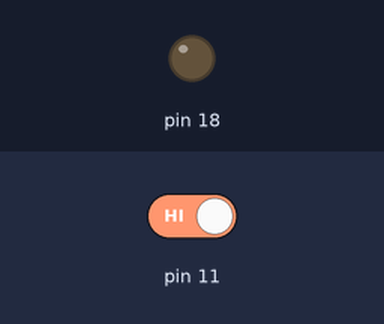
Bench run of a sketch on a simulated Arduino Uno, built with avr-gcc and run on an emulated ATmega328P. Shown: output pins drawn as LEDs (lit = HIGH). Inputs (shaded band) come from the test bench; at power-on: pin 11 HIGH.

Above: at 0.8 s.
0.9 s: pin 11 driven LOW
At 1.2 s:
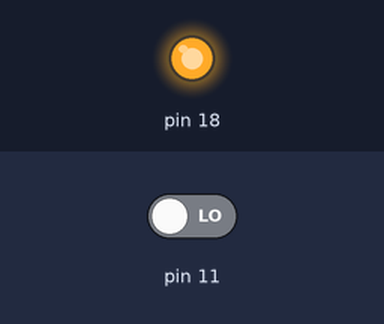
Timing chart, 0 to 3.9 s (numbered marks = the images above; inputs shaded):
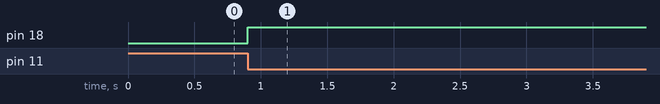

Measured:
- after the input at 0.9 s, pin 18: LOW → HIGH at once

The sketch:

pushbotton.ino
```cpp
#define F_CPU 160000000UL
#include<AVR/IO.h>
int main(void)
{
  DDRB |= (1>>PB3);
   DDRC |= (1<<PC4);


    while(1)
  {
   if(!(PINB &(1<<PB3)))
   {
    PORTC = (1<<PC4);

   }
   else {
    PORTC&~ -(1<<PC4);
   }

  }
}
```
